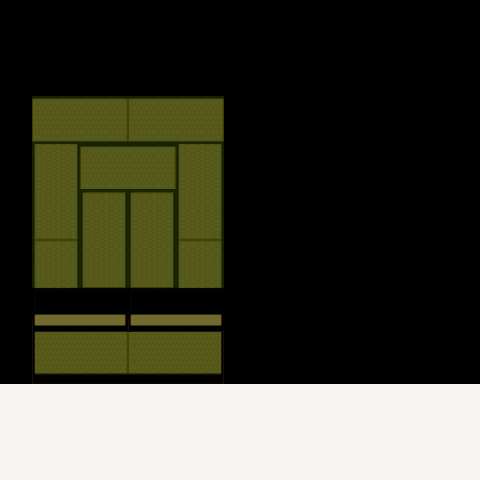

This is a level from a 2D game, rendered from its Tiled map with the project's own tilesets. A one-line summary and the complete map file follow:
An orthogonal 15x15 tile map with 32x32 px tiles, 3 tile layers (layer0, layer2, layer3), 1 hidden layer not drawn, 3 tilesets.

<map version="1.9" tiledversion="1.9.2" orientation="orthogonal" renderorder="right-down" width="15" height="15" tilewidth="32" tileheight="32" infinite="0" nextlayerid="5" nextobjectid="1">
 <tileset firstgid="1" source="res/add_more.tsx" />
 <tileset firstgid="513" source="res/room-01-udy.tsx" />
 <tileset firstgid="929" source="res/room-01-udz.tsx" />
 <layer id="4" name="layer0" width="15" height="15">
  <data encoding="csv">
0,0,0,0,0,0,0,0,0,0,0,0,0,0,0,
0,0,0,0,0,0,0,0,0,0,0,0,0,0,0,
0,0,0,0,0,0,0,0,0,0,0,0,0,0,0,
0,312,312,312,312,312,312,0,0,0,0,0,0,0,0,
0,312,312,312,312,312,312,0,0,0,0,0,0,0,0,
0,312,312,312,312,312,312,0,0,0,0,0,0,0,0,
0,312,312,312,312,312,312,0,0,0,0,0,0,0,0,
0,312,312,312,312,312,312,0,0,0,0,0,0,0,0,
0,312,312,312,312,312,312,0,0,0,0,0,0,0,0,
0,312,312,312,312,312,312,0,0,0,0,0,0,0,0,
0,312,312,312,312,312,312,0,0,0,0,0,0,0,0,
0,312,312,312,312,312,312,0,0,0,0,0,0,0,0,
312,312,312,312,312,312,312,312,312,312,312,312,312,312,312,
312,312,312,312,312,312,312,312,312,312,312,312,312,312,312,
312,312,312,312,312,312,312,312,312,312,312,312,312,312,312
</data>
 </layer>
 <layer id="1" name="layer1" width="15" height="15" visible="0" locked="1">
  <data encoding="csv">
28,28,28,28,28,28,28,28,28,28,28,28,28,28,28,
28,28,28,28,28,28,28,28,28,28,28,28,28,28,28,
28,28,28,28,28,28,28,28,28,28,28,28,28,28,28,
28,28,28,28,28,28,28,28,28,28,28,28,28,28,28,
28,28,28,28,28,28,28,28,28,28,28,28,28,28,28,
28,28,28,28,28,28,28,28,28,28,28,28,28,28,28,
28,28,28,28,28,28,28,28,28,28,28,28,28,28,28,
28,28,28,28,28,28,28,28,28,28,28,28,28,28,28,
28,28,28,28,28,28,28,28,28,28,28,28,28,28,28,
28,28,28,28,28,28,28,28,28,28,28,28,28,28,28,
12,28,28,28,28,28,28,12,12,12,12,12,933,12,12,
12,28,28,28,28,28,28,12,12,12,12,12,933,12,12,
513,514,515,516,513,514,515,516,513,514,515,516,513,514,515,
513,514,515,516,513,514,515,516,513,514,515,516,513,514,515,
513,514,515,516,513,514,515,516,513,514,515,516,513,514,515
</data>
 </layer>
 <layer id="2" name="layer2" width="15" height="15" locked="1">
  <data encoding="csv">
0,0,0,0,0,0,0,0,0,0,0,0,0,0,0,
0,0,0,0,0,0,0,0,0,0,0,0,0,0,0,
0,0,0,0,0,0,0,0,0,0,0,0,0,0,0,
0,161,162,163,164,165,166,0,0,0,0,0,0,0,0,
0,177,178,179,180,181,182,0,0,0,0,0,0,0,0,
0,193,194,195,196,197,198,0,0,0,0,0,0,0,0,
0,209,210,211,212,213,214,0,0,0,0,0,0,0,0,
0,225,226,227,228,229,230,0,0,0,0,0,0,0,0,
0,241,242,243,244,245,246,0,0,0,0,0,0,0,0,
0,241,242,243,244,245,246,0,0,0,0,0,0,0,0,
0,257,258,259,260,261,262,0,0,0,0,0,0,0,0,
0,273,274,275,276,277,278,0,0,0,0,0,0,0,0,
0,0,0,0,0,0,0,0,0,0,0,0,0,0,0,
0,0,0,0,0,0,0,0,0,0,0,0,0,0,0,
0,0,0,0,0,0,0,0,0,0,0,0,0,0,0
</data>
 </layer>
 <layer id="3" name="layer3" width="15" height="15" locked="1">
  <data encoding="csv">
0,0,0,0,0,0,0,0,0,0,0,0,0,0,0,
0,0,0,0,0,0,0,0,0,0,0,0,0,0,0,
0,0,0,0,0,0,0,0,0,0,0,0,0,0,0,
0,0,0,0,0,0,0,0,0,0,0,0,0,0,0,
0,0,0,0,0,0,0,0,0,0,0,0,0,0,0,
0,0,0,0,0,0,0,0,0,0,0,0,0,0,0,
0,0,0,0,0,0,0,0,0,0,0,0,0,0,0,
0,0,0,0,0,0,0,0,0,0,0,0,0,0,0,
0,0,0,0,0,0,0,0,0,0,0,0,0,0,0,
0,71,72,73,71,72,73,0,0,0,0,0,0,0,0,
0,87,88,89,87,88,89,0,0,0,0,0,0,0,0,
0,0,0,0,0,0,0,0,0,0,0,0,0,0,0,
0,0,0,0,0,0,0,0,0,0,0,0,0,0,0,
0,0,0,0,0,0,0,0,0,0,0,0,0,0,0,
0,0,0,0,0,0,0,0,0,0,0,0,0,0,0
</data>
 </layer>
</map>
